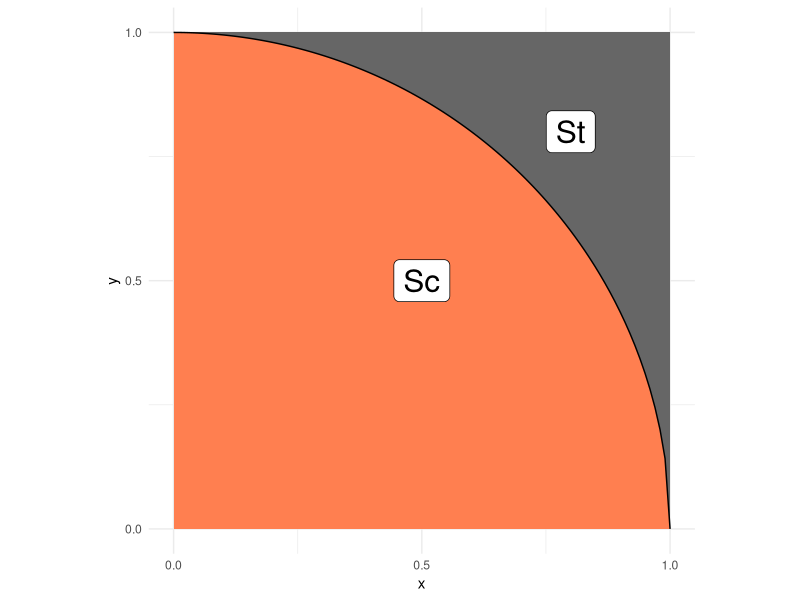
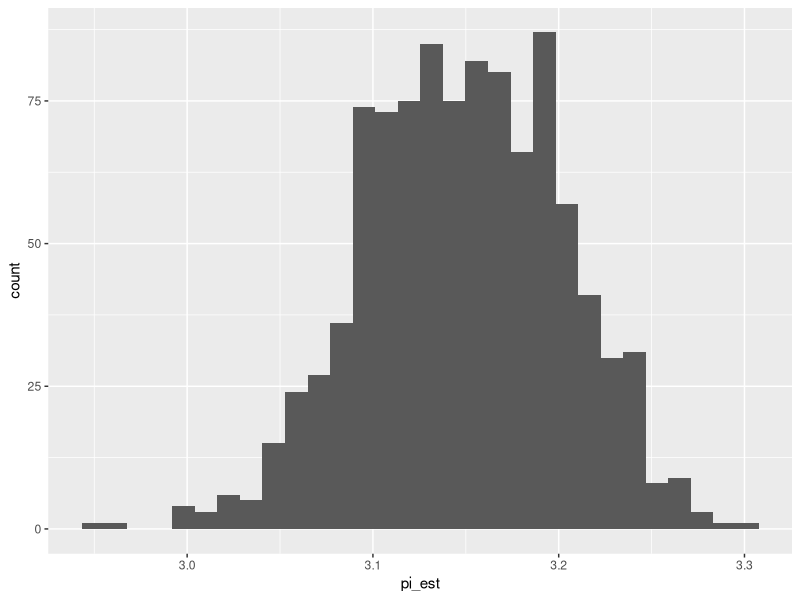

The R source for these figures, in order:
## ---- chunk 1
library(tidyverse)
library(rsample)
## ---- chunk 2
## NOTE: No need to edit; this visual helps explain the pi estimation scheme
tibble(x = seq(0, 1, length.out = 100)) %>%
  mutate(y = sqrt(1 - x^2)) %>%

  ggplot(aes(x, y)) +
  annotate(
    "rect",
    xmin = 0, ymin = 0, xmax = 1, ymax = 1,
    fill = "grey40",
    size = 1
  ) +
  geom_ribbon(aes(ymin = 0, ymax = y), fill = "coral") +
  geom_line() +
  annotate(
    "label",
    x = 0.5, y = 0.5, label = "Sc",
    size = 8
  ) +
  annotate(
    "label",
    x = 0.8, y = 0.8, label = "St",
    size = 8
  ) +
  scale_x_continuous(breaks = c(0, 1/2, 1)) +
  scale_y_continuous(breaks = c(0, 1/2, 1)) +
  theme_minimal() +
  coord_fixed()
## ---- chunk 3
## TASK: Choose a sample size and generate samples
set.seed(1)
n <- 1000  # or whatever n your assignment uses

df_q1 <- tibble(
  x = runif(n, min = 0, max = 1),
  y = runif(n, min = 0, max = 1)
)
## ---- chunk 4
## NOTE: Do not edit this code
# Correct sample size
assertthat::assert_that(
  dim(df_q1) %>% 
    .[[1]] == n,
  msg = "The sample size should be `n`"
)
# Correct column names
assertthat::assert_that(
  setequal(names(df_q1), c("x", "y")),
  msg = "df_q1 must include the columns `x` and `y`"
)
print("Good")
## ---- chunk 5
## TASK: Finish implementing this function

stat <- function(x, y) {
  mean(sqrt(x^2 + y^2) <= 1) * 4
}
## ---- chunk 6
## TASK: Finish writing these assert statements

# Check the value for points *inside* the circle
assertthat::assert_that(
   tibble(x = 0.5, y = 0.5) %>% # Pick a point *inside* the circle
    mutate(stat = stat(x, y)) %>% 
    pull(stat) %>% 
    .[[1]] == 4,
  # ???, # Write the correct value of stat() here
  msg = "Incorrect value when a point is inside the circle"
)

# Check the value for points *outside* the circle
assertthat::assert_that(
    tibble(x = 0.99, y = 0.99) %>% # Pick a point *outside* the circle
    mutate(stat = stat(x, y)) %>% 
    pull(stat) %>% 
    .[[1]] == 0,
  # ???, # Write the correct value of stat() here
  msg = "Incorrect value when a point is outside the circle"
)
print("Your assertions passed, but make sure they're checking the right thing!")
## ---- chunk 7
## TASK: Estimate pi using your data from q1
df_q3 <-
  df_q1 |> 
  summarize(pi_est = stat(x, y)) # Needs to be in a summarize to access x and y
df_q3
## ---- chunk 8
## NOTE: Do not edit this code
# Correct sample size
assertthat::assert_that(
  dim(df_q3) %>% 
    .[[1]] == 1,
  msg = "This result should have just one row"
)
# Correct column names
assertthat::assert_that(
  setequal(names(df_q3), c("pi_est")),
  msg = "df_q3 must include the column `pi_est`"
)
print("Good")
## ---- chunk 9
## TASK: Finish the code below
df_q4 <- 
  df_q1 |>  
  bootstraps(times = 1000) |>  
  mutate(
    pi_est = map_dbl(
      splits,
      function(split_df) {
        analysis(split_df) |>  
          summarize(pi_est = stat(x, y)) |> 
          pull(pi_est)
      }
    )
  )



## NOTE: Do not edit; use this to visualize your results
df_q4 |> 
  ggplot(aes(pi_est)) +
  geom_histogram()

df_q4 |> 
  summarize(min(pi_est), max(pi_est)) 
## ---- chunk 10
## TASK: Compute a bootstrap confidence interval at the 95% level (alpha = 0.05)
df_q5 <- 
  df_q4 %>% 
  summarize(
    # TODO: Compute pi_lo and pi_up
    pi_lo = quantile(pi_est, probs = 0.025),
    pi_up = quantile(pi_est, probs = 0.975)
  )

df_q5
## ---- chunk 11
pi_mean <- df_q1 |> 
  summarize(pi_est = stat(x, y)) |> 
  pull(pi_est)

sd <- df_q1 |> 
  summarize(sd = sd(sqrt(x^2 + y^2), na.rm = TRUE)) |> 
  pull(sd)

se <- sd / sqrt(n)

z_star <- qnorm(0.975) # 0.975 for a two-sided 95% CI
pi_low_clt <- pi_mean + -1 * z_star * se
pi_hi_clt <- pi_mean + 1 * z_star * se

pi_low_clt
pi_hi_clt

  
  
